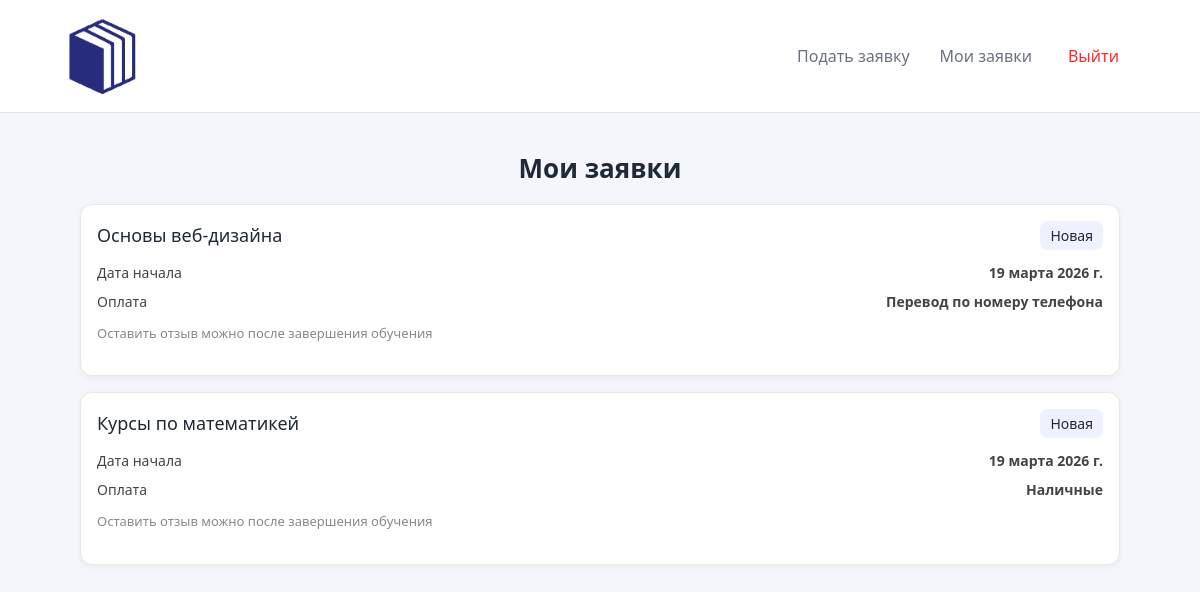
Before: /application/ (signed in) with the older database file.
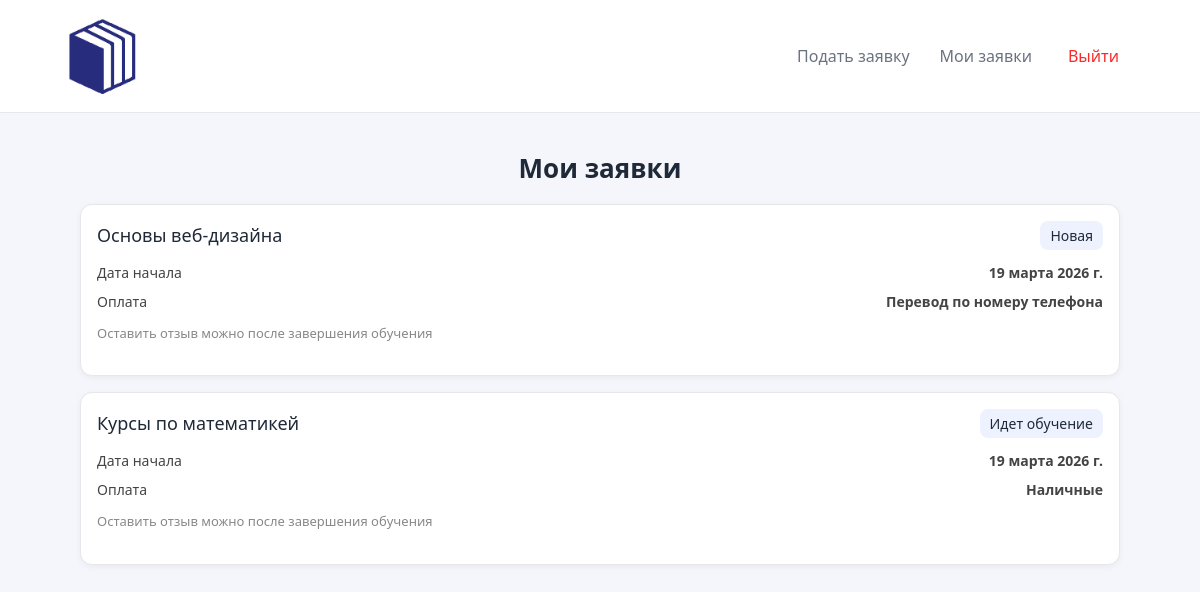
After: the same page with the newer database file.
### client/models.py (models this page shows, shortened)
class Application(models.Model):
    COURSE_CHOICE = [
        ('1', 'Основы алгоритмизации и программирования'),
        ('2', 'Основы веб-дизайна'),
        ('3', 'Основы проектирования баз данных'),
    ]
    PAYMENT_CHOICES = [
        ('cash', 'Наличные'),
        ('phone', 'Перевод по номеру телефона'),
    ]
    STATUS_CHOICES = [
        ('new', 'Новая'),
        ('in_progress', 'Идет обучение'),
        ('completed', 'Обучение завершено'),
    ]
    user = models.ForeignKey(settings.AUTH_USER_MODEL, on_delete=models.CASCADE)
    course_name = models.CharField(max_length=255, choices=COURSE_CHOICE)
    start_date = models.DateField()
    payment_method = models.CharField(max_length=10, choices=PAYMENT_CHOICES)
    status = models.CharField(max_length=20, choices=STATUS_CHOICES, default='new')
    rewiew = models.TextField(blank=True)
    created_at = models.DateTimeField(auto_now_add=True)

### client/views.py (the view, shortened to what this page needs)
# urls.py: path('application/', views.application, name='application'),
@login_required
def application(request):
    user_app = Application.objects.filter(user=request.user).order_by('-created_at')
    return render(request, 'application.html', {
        'applications': user_app,
    })

### client/templates/application.html (shortened to what this page needs)
{% extends './base.html' %}
{% block content %}
<h2 class="page-title text-center">Мои заявки</h2>
<div class="container">
    {% for app in applications %}
    <div class="app-card">
        <div class="app-card__header">
            <h3 class="app-card__title">{{ app.get_course_name_display }}</h3>
            <span class="app-card__status">{{ app.get_status_display }}</span>
        </div>
        <div class="app-card__body">
            <div class="app-card__row">
                <span>Дата начала</span>
                <strong>{{ app.start_date }}</strong>
            </div>
            <div class="app-card__row">
                <span>Оплата</span>
                <strong>{{ app.get_payment_method_display }}</strong>
            </div>
        </div>
        <div class="app-card__footer">
            {% if app.status == 'completed' %}
                <form method="post" class="review-form">
                    {% csrf_token %}
                    <input type="hidden" name="app_id" value="{{ app.id }}">
                    <textarea name="rewiew" rows="3" placeholder="Ваш отзыв">{{ app.rewiew }}</textarea>
                    <button type="submit">Отправить</button>
                </form>
                {% if app.rewiew %}
                    <div class="app-card__review">
                        <strong>Ваш отзыв:</strong>
                        <p>{{ app.rewiew }}</p>
                    </div>
                {% endif %}
            {% else %}
                <p class="app-card__hint">
                    Оставить отзыв можно после завершения обучения
                </p>
            {% endif %}
        </div>
    </div>
    {% empty %}
    <p>Вы ещё не оставляли заявки.</p>
    {% endfor %}
</div>
{% endblock %}

Changed rows visible on the page:
changed Application "Курсы по математикей": status "Новая" → "Идет обучение"
